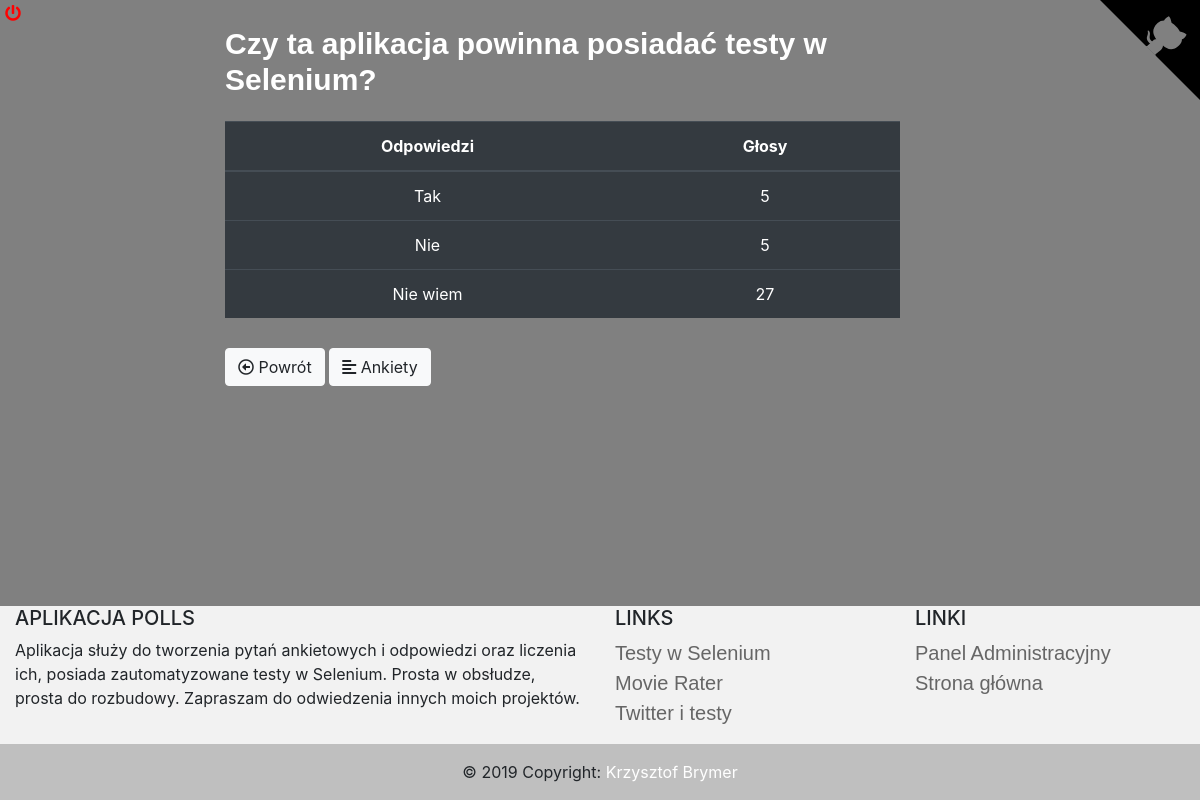
Screenshot of /polls/8/results/ with the database file from the repository.
### polls/models.py (models this page shows, shortened)
class Question(models.Model):
    question_text = models.CharField(max_length=200)
    pub_date = models.DateTimeField('Date published')
    def was_published_recently(self):
        now = timezone.now()
        return now - datetime.timedelta(days=1) <= self.pub_date <= now
    was_published_recently.admin_order_field = 'pub_date'
    was_published_recently.boolean = True
    was_published_recently.short_description = 'Published recently?'

class Choice(models.Model):
    question = models.ForeignKey(Question, on_delete=models.CASCADE)
    choice_text = models.CharField(max_length=200)
    votes = models.IntegerField(default=0)

### polls/views.py (the view)
# urls.py: path('<int:pk>/results/', views.ResultsView.as_view(), name='results'),
class ResultsView(generic.DetailView):
    model = Question
    template_name = 'polls/results.html'

### polls/templates/polls/results.html (shortened to what this page needs)
{% extends 'polls/base.html' %}
{% block body %}
    <div class="container">
        <h2>{{ question.question_text }}</h2>
        <table class="table table-hover table-dark">
          <thead align="center">
            <tr>
              <th scope="col" style="width:60%">Odpowiedzi</th>
              <th scope="col" style="width:40%">Głosy</th>
            </tr>
          </thead>
          <tbody align="center">
            {% for choice in question.choice_set.all %}
                <tr>
                  <td>{{ choice.choice_text }}</td>
                  <td>{{ choice.votes }}</td>
                </tr>
            {% endfor %}
          </tbody>
        </table>
        <a class="btn btn-light" href="{% url 'polls:detail' question.id %}">
            <i class="far fa-arrow-alt-circle-left"></i> Powrót</a>
        <a class="btn btn-light" href="{% url 'polls:index' %}"><i class="fas fa-align-left"></i> Ankiety</a>
    </div>
{% endblock %}

### static/polls/style.css (style rules this page uses)
html, body { background: grey; height: 100%; width: 100%; margin: 0; display: table; }
h2 { font-size: 30px; font-family: 'Arial'; font-weight: bold; padding-bottom: 15px; width: 100%; color: white; }
.container { width: 65%; margin: auto; }
.table { width: 90%; margin-bottom: 30px; }

### rows the page displays
Question: question_text "Czy ta aplikacja powinna posiadać testy w Selenium?"
Choice: choice_text "Tak", votes "5"
Choice: choice_text "Nie", votes "5"
Choice: choice_text "Nie wiem", votes "27"
